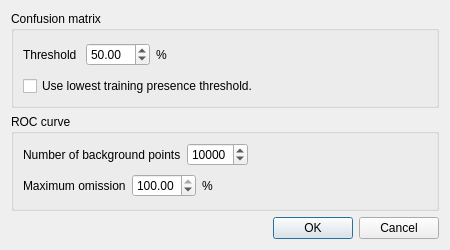
<ui version="4.0" >
 <class>OmgModelTestOptionsBase</class>
 <widget class="QDialog" name="OmgModelTestOptionsBase" >
  <property name="windowModality" >
   <enum>Qt::ApplicationModal</enum>
  </property>
  <property name="geometry" >
   <rect>
    <x>0</x>
    <y>0</y>
    <width>450</width>
    <height>250</height>
   </rect>
  </property>
  <property name="windowTitle" >
   <string>Model Test Options</string>
  </property>
  <layout class="QGridLayout" name="gridLayout_3" >
   <item row="0" column="0" >
    <layout class="QVBoxLayout" name="verticalLayout" >
     <item>
      <widget class="QGroupBox" name="groupBox" >
       <property name="title" >
        <string>Confusion matrix</string>
       </property>
       <layout class="QGridLayout" name="gridLayout" >
        <item row="0" column="0" >
         <layout class="QHBoxLayout" name="horizontalLayout_4" >
          <item>
           <widget class="QLabel" name="lblThershold" >
            <property name="text" >
             <string>Threshold </string>
            </property>
           </widget>
          </item>
          <item>
           <widget class="QDoubleSpinBox" name="dsbConfusionMatrixThrehold" >
            <property name="maximum" >
             <double>100.000000000000000</double>
            </property>
            <property name="value" >
             <double>50.000000000000000</double>
            </property>
           </widget>
          </item>
          <item>
           <widget class="QLabel" name="lblThresholdPercent" >
            <property name="text" >
             <string>%</string>
            </property>
           </widget>
          </item>
          <item>
           <spacer name="horizontalSpacer" >
            <property name="orientation" >
             <enum>Qt::Horizontal</enum>
            </property>
            <property name="sizeHint" stdset="0" >
             <size>
              <width>40</width>
              <height>20</height>
             </size>
            </property>
           </spacer>
          </item>
         </layout>
        </item>
        <item row="1" column="0" >
         <layout class="QHBoxLayout" name="horizontalLayout_3" >
          <item>
           <widget class="QCheckBox" name="cbxLowestPrecenseThreshold" >
            <property name="text" >
             <string>Use lowest training presence threshold.</string>
            </property>
           </widget>
          </item>
          <item>
           <spacer name="horizontalSpacer_4" >
            <property name="orientation" >
             <enum>Qt::Horizontal</enum>
            </property>
            <property name="sizeHint" stdset="0" >
             <size>
              <width>40</width>
              <height>20</height>
             </size>
            </property>
           </spacer>
          </item>
         </layout>
        </item>
       </layout>
      </widget>
     </item>
     <item>
      <widget class="QGroupBox" name="groupBox_2" >
       <property name="title" >
        <string>ROC curve</string>
       </property>
       <layout class="QGridLayout" name="gridLayout_2" >
        <item row="0" column="0" >
         <layout class="QHBoxLayout" name="horizontalLayout_2" >
          <item>
           <widget class="QLabel" name="label_3" >
            <property name="text" >
             <string>Number of background points</string>
            </property>
           </widget>
          </item>
          <item>
           <widget class="QSpinBox" name="sbxBackgroundPoints" >
            <property name="maximum" >
             <number>99999</number>
            </property>
            <property name="singleStep" >
             <number>1000</number>
            </property>
            <property name="value" >
             <number>10000</number>
            </property>
           </widget>
          </item>
          <item>
           <spacer name="horizontalSpacer_2" >
            <property name="orientation" >
             <enum>Qt::Horizontal</enum>
            </property>
            <property name="sizeHint" stdset="0" >
             <size>
              <width>40</width>
              <height>20</height>
             </size>
            </property>
           </spacer>
          </item>
         </layout>
        </item>
        <item row="1" column="0" >
         <layout class="QHBoxLayout" name="horizontalLayout" >
          <item>
           <widget class="QLabel" name="label_4" >
            <property name="text" >
             <string>Maximum omission</string>
            </property>
           </widget>
          </item>
          <item>
           <widget class="QDoubleSpinBox" name="dsbMaximumOmission" >
            <property name="maximum" >
             <double>100.000000000000000</double>
            </property>
            <property name="value" >
             <double>100.000000000000000</double>
            </property>
           </widget>
          </item>
          <item>
           <widget class="QLabel" name="label_5" >
            <property name="text" >
             <string>%</string>
            </property>
           </widget>
          </item>
          <item>
           <spacer name="horizontalSpacer_3" >
            <property name="orientation" >
             <enum>Qt::Horizontal</enum>
            </property>
            <property name="sizeHint" stdset="0" >
             <size>
              <width>188</width>
              <height>17</height>
             </size>
            </property>
           </spacer>
          </item>
         </layout>
        </item>
       </layout>
      </widget>
     </item>
     <item>
      <widget class="QDialogButtonBox" name="buttonBox" >
       <property name="orientation" >
        <enum>Qt::Horizontal</enum>
       </property>
       <property name="standardButtons" >
        <set>QDialogButtonBox::Cancel|QDialogButtonBox::Ok</set>
       </property>
      </widget>
     </item>
    </layout>
   </item>
  </layout>
 </widget>
 <resources/>
 <connections>
  <connection>
   <sender>buttonBox</sender>
   <signal>accepted()</signal>
   <receiver>OmgModelTestOptionsBase</receiver>
   <slot>accept()</slot>
   <hints>
    <hint type="sourcelabel" >
     <x>248</x>
     <y>254</y>
    </hint>
    <hint type="destinationlabel" >
     <x>157</x>
     <y>274</y>
    </hint>
   </hints>
  </connection>
  <connection>
   <sender>buttonBox</sender>
   <signal>rejected()</signal>
   <receiver>OmgModelTestOptionsBase</receiver>
   <slot>reject()</slot>
   <hints>
    <hint type="sourcelabel" >
     <x>316</x>
     <y>260</y>
    </hint>
    <hint type="destinationlabel" >
     <x>286</x>
     <y>274</y>
    </hint>
   </hints>
  </connection>
 </connections>
</ui>
